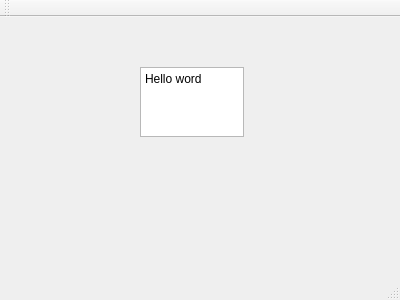
<?xml version="1.0" encoding="UTF-8"?>
<ui version="4.0">
 <class>MainWindow</class>
 <widget class="QMainWindow" name="MainWindow">
  <property name="geometry">
   <rect>
    <x>0</x>
    <y>0</y>
    <width>400</width>
    <height>300</height>
   </rect>
  </property>
  <property name="windowTitle">
   <string>MainWindow</string>
  </property>
  <widget class="QWidget" name="centralWidget">
   <widget class="QTextEdit" name="textEdit">
    <property name="geometry">
     <rect>
      <x>140</x>
      <y>50</y>
      <width>104</width>
      <height>70</height>
     </rect>
    </property>
    <property name="readOnly">
     <bool>false</bool>
    </property>
    <property name="html">
     <string>&lt;!DOCTYPE HTML PUBLIC &quot;-//W3C//DTD HTML 4.0//EN&quot; &quot;http://www.w3.org/TR/REC-html40/strict.dtd&quot;&gt;
&lt;html&gt;&lt;head&gt;&lt;meta name=&quot;qrichtext&quot; content=&quot;1&quot; /&gt;&lt;style type=&quot;text/css&quot;&gt;
p, li { white-space: pre-wrap; }
&lt;/style&gt;&lt;/head&gt;&lt;body style=&quot; font-family:'Sans Serif'; font-size:9pt; font-weight:400; font-style:normal;&quot;&gt;
&lt;p style=&quot; margin-top:0px; margin-bottom:0px; margin-left:0px; margin-right:0px; -qt-block-indent:0; text-indent:0px;&quot;&gt;Hello word&lt;/p&gt;&lt;/body&gt;&lt;/html&gt;</string>
    </property>
   </widget>
  </widget>
  <widget class="QMenuBar" name="menuBar">
   <property name="geometry">
    <rect>
     <x>0</x>
     <y>0</y>
     <width>400</width>
     <height>23</height>
    </rect>
   </property>
  </widget>
  <widget class="QToolBar" name="mainToolBar">
   <attribute name="toolBarArea">
    <enum>TopToolBarArea</enum>
   </attribute>
   <attribute name="toolBarBreak">
    <bool>false</bool>
   </attribute>
  </widget>
  <widget class="QStatusBar" name="statusBar"/>
 </widget>
 <layoutdefault spacing="6" margin="11"/>
 <resources/>
 <connections/>
</ui>
